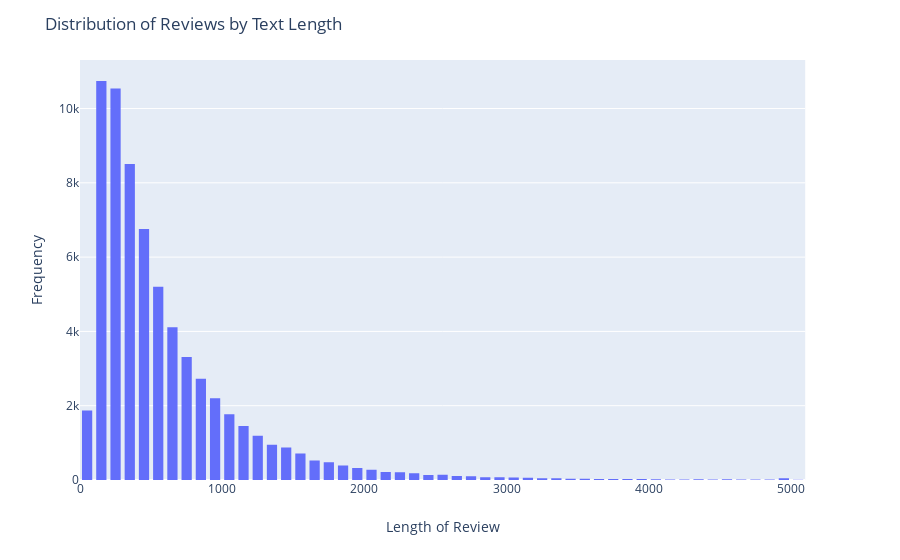

The notebook cell saved with this chart:
### Markdown cell above
### Distribution of Review Length

### Code cell
import plotly.express as px

plt_reviews_df['l_text'] = plt_reviews_df['text'].astype(str).map(len)

fig = px.histogram(plt_reviews_df,
                   x='l_text',
                   nbins=75)
fig = fig.update_layout(
        title_text='Distribution of Reviews by Text Length',
        xaxis_title_text='Length of Review',
        yaxis_title_text='Frequency',
        bargap=0.2,
        bargroupgap=0.1
        )

fig.show()

### Figure 1 — Plotly figure (JSON) as saved in the notebook; plotly's stock layout.template omitted (floating-point values rounded to 4 significant figures; data arrays with more than 128 entries replaced by an {"elided": "..."} marker saying what was removed)
{"data": [{"alignmentgroup": "True", "bingroup": "x", "hoverlabel": {"namelength": 0}, "hovertemplate": "l_text=%{x}<br>count=%{y}", "legendgroup": "", "marker": {"color": "#636efa"}, "name": "", "nbinsx": 75, "offsetgroup": "", "orientation": "v", "showlegend": false, "type": "histogram", "x": {"elided": "66740 int values"}, "xaxis": "x", "yaxis": "y"}], "layout": {"autosize": true, "bargap": 0.2, "bargroupgap": 0.1, "barmode": "relative", "legend": {"tracegroupgap": 0}, "margin": {"t": 60}, "title": {"text": "Distribution of Reviews by Text Length"}, "xaxis": {"anchor": "y", "autorange": true, "domain": [0, 0.98], "range": [-0.5, 5100.0], "title": {"text": "Length of Review"}, "type": "linear"}, "yaxis": {"anchor": "x", "autorange": true, "domain": [0, 1], "range": [0, 11310.0], "title": {"text": "Frequency"}}}}
